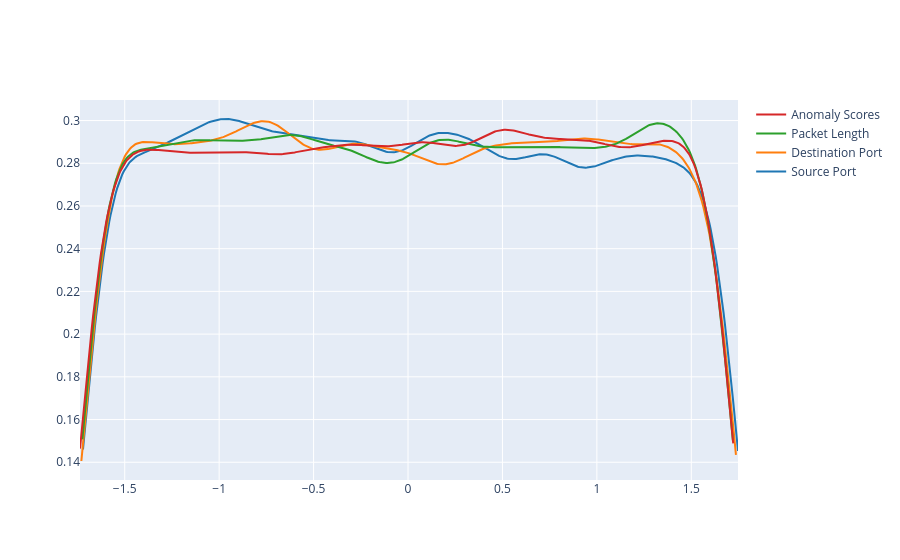

Notebook cell for this chart:
### Markdown cell above
The normalized spread of means across attack types is below 0.01 for all numerical features, confirming that the distributions are statistically identical between DDoS, Intrusion, and Malware, no numerical feature alone can discriminate between attack types.

### Code cell
def create_displot(data, group_labels):
    return ff.create_distplot(data, group_labels=group_labels, bin_size=25, show_hist=False, show_rug=False)

num_cols = df.select_dtypes(include="number").columns.tolist()
temp_data = df[num_cols].dropna(axis = "columns", how="any")
temp_data = (temp_data - temp_data.mean(axis=0)) / temp_data.std(axis=0)
displot = create_displot([temp_data[x] for x in num_cols], group_labels=[x for x in num_cols])
displot.show()

### Figure 1 — Plotly figure (JSON) as saved in the notebook; plotly's stock layout.template omitted (floating-point values rounded to 4 significant figures; data arrays with more than 128 entries replaced by an {"elided": "..."} marker saying what was removed)
{"data": [{"legendgroup": "Source Port", "marker": {"color": "rgb(31, 119, 180)"}, "mode": "lines", "name": "Source Port", "showlegend": true, "type": "scatter", "x": {"elided": "500 float values"}, "xaxis": "x", "y": {"elided": "500 float values"}, "yaxis": "y"}, {"legendgroup": "Destination Port", "marker": {"color": "rgb(255, 127, 14)"}, "mode": "lines", "name": "Destination Port", "showlegend": true, "type": "scatter", "x": {"elided": "500 float values"}, "xaxis": "x", "y": {"elided": "500 float values"}, "yaxis": "y"}, {"legendgroup": "Packet Length", "marker": {"color": "rgb(44, 160, 44)"}, "mode": "lines", "name": "Packet Length", "showlegend": true, "type": "scatter", "x": {"elided": "500 float values"}, "xaxis": "x", "y": {"elided": "500 float values"}, "yaxis": "y"}, {"legendgroup": "Anomaly Scores", "marker": {"color": "rgb(214, 39, 40)"}, "mode": "lines", "name": "Anomaly Scores", "showlegend": true, "type": "scatter", "x": {"elided": "500 float values"}, "xaxis": "x", "y": {"elided": "500 float values"}, "yaxis": "y"}], "layout": {"barmode": "overlay", "hovermode": "closest", "legend": {"traceorder": "reversed"}, "xaxis": {"anchor": "y2", "domain": [0, 1], "zeroline": false}, "yaxis": {"anchor": "free", "domain": [0, 1], "position": 0}}}
